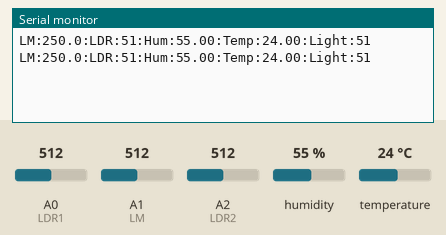
This sketch was run on a simulated Arduino Uno, built with avr-gcc and run on an emulated ATmega328P. Parts: the last lines printed to the serial monitor. The inputs (shaded band) are chosen by the test bench; at power-on: humidity 55 %, A0 (LDR1) = 512, A1 (LM) = 512, A2 (LDR2) = 512, temperature 24 °C.

Above: at 1.8 s.
1.9 s: humidity set to 22 %
At 2.9 s:
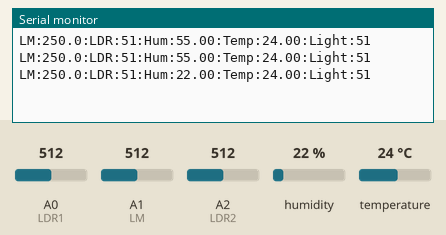
3.4 s: A0 (LDR1) set to 716
At 4.7 s:
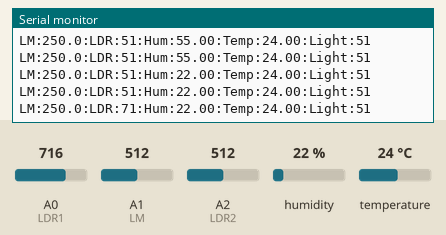
4.9 s: A1 (LM) set to 716
At 5.6 s:
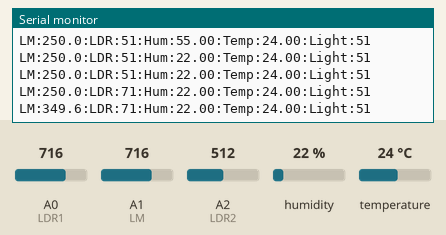
6.4 s: A2 (LDR2) set to 716
At 7.7 s:
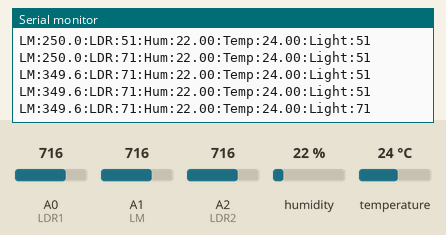
7.9 s: temperature set to 12 °C
At 9.1 s:
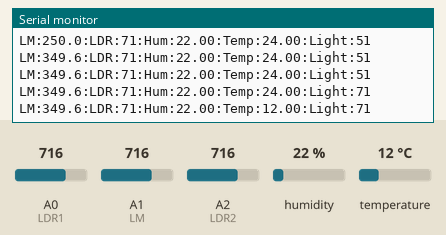
9.4 s: A0 (LDR1) set to 992
At 9.4 s:
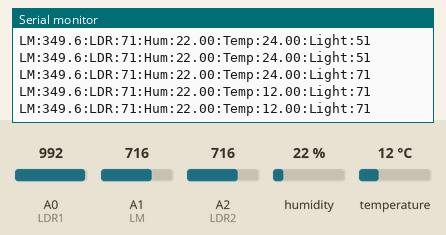
Timing chart, 0 to 11.9 s (numbered marks = the images above; inputs shaded):
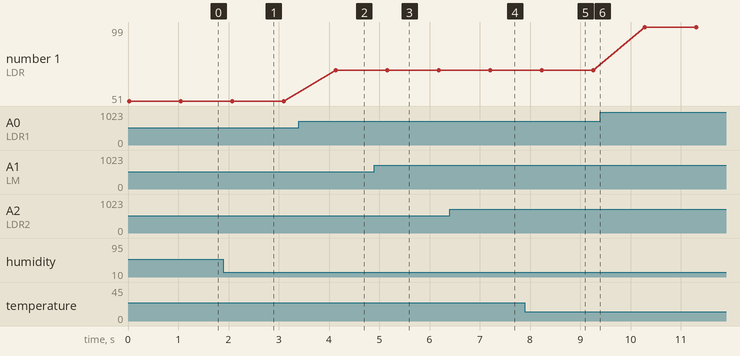

Measured:
- after the input at 1.9 s, the serial monitor: prints a new line after 0.18 s (image 1)
- after the input at 3.4 s, the serial monitor: prints a new line after 0.73 s (image 2)
- after the input at 4.9 s, the serial monitor: prints a new line after 0.26 s (image 3)
- after the input at 6.4 s, the serial monitor: prints a new line after 0.81 s (image 4)
- after the input at 7.9 s, the serial monitor: prints a new line after 0.33 s (image 5)
- plotted number 1: 51 → 71 after the input at 3.4 s, 71 → 99 after the input at 9.4 s

The sketch:

Sensors.ino
```cpp
#include<stdlib.h>
#include <dht.h>

const int LDR1 = A0, LM = A1, LDR2 = A2;
int LDR1Value = 0, LDR2Value = 0;
float Temperature = 0.0;

#define DHTPIN 2
#define DHTTYPE DHT11

dht DHT;

void setup(){
  pinMode(LDR1, INPUT);
  pinMode(LDR2, INPUT);
  pinMode(LM, INPUT);

  Serial.begin(9600);
}

void loop(){
  LDR1Value = ReadLDR(LDR1);
  LDR2Value = ReadLDR(LDR2);
  Temperature = (ReadTemp(LM) * 500) /1024;
  DHT.read11(DHTPIN);
  String DHTVal = "";
  DHTVal += ":Hum:"  + floatToString(DHT.humidity);
  DHTVal += ":Temp:" + floatToString(DHT.temperature);

  String Temp = floatToString(Temperature);

  SendData( "LM:" + String(Temp) + ":LDR:" + String(LDR1Value/10) + String(DHTVal) + ":Light:" + String(LDR2Value/10));
  delay(1000);
}

int ReadLDR(int Pin){
  return analogRead(Pin);
}

float ReadTemp(int Pin){
  return analogRead(Pin);
}


void SendData(String Data){
  Serial.println(Data);
}

String floatToString(float Num){
  char buff[10];

  dtostrf(Num, 4, 4, buff);

 String Val = "";
 for(int i=0; i<sizeof(buff); i++){
   Val +=buff[i];
 }

 return Val.substring(0,5);
}
```
